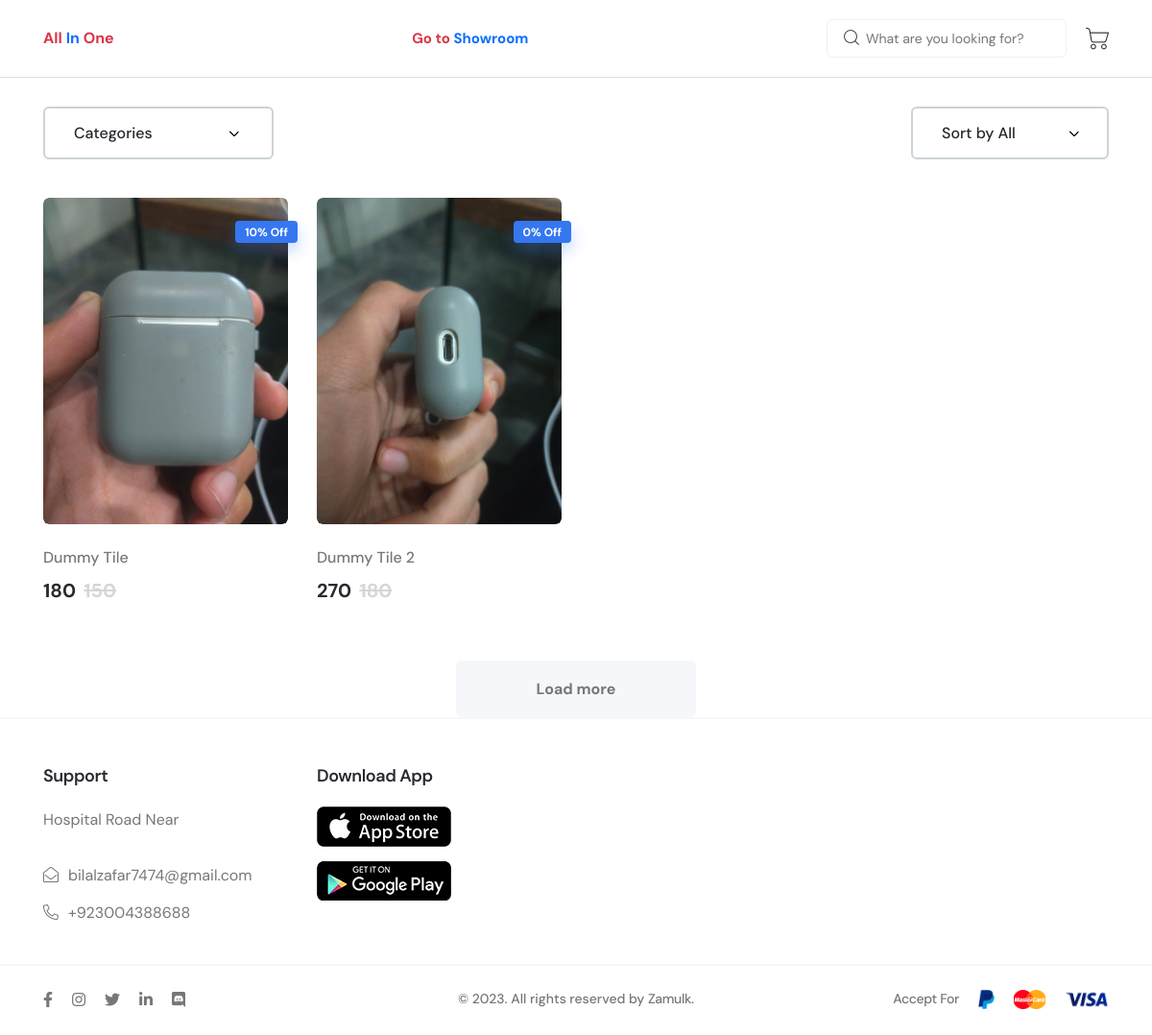
The app's page /360-and-shop/shop/Tiles/a5b23f0b-b02a-4310-b3d3-f54f9108c48c (signed in) with its own data.
### core/models.py (models this page shows, shortened)
class Product(models.Model):
    id = models.UUIDField(primary_key=True,default=uuid.uuid4 , unique=True)
    showroom = models.ForeignKey(Showrooms, on_delete=models.CASCADE)
    title = models.CharField( max_length=50)
    image = models.ImageField(upload_to="products" )
    company_name = models.ForeignKey(Company_name, on_delete=models.CASCADE)
    category = models.ForeignKey(Categories, on_delete=models.CASCADE)
    product_number = models.CharField( max_length=50)
    imported_or_local = models.CharField( max_length=50,choices=IMPORTED_OR_LOCAL ,)
    old_price = models.IntegerField()
    new_price = models.IntegerField()
    discount_price = models.CharField( max_length=50 , blank=True, null=True,default="0% Off")
    description =  models.TextField()
    created_at = models.DateField( auto_now_add=True)

class showroom_settings(models.Model):
    showroom = models.ForeignKey(Showrooms, on_delete=models.CASCADE)
    address = models.CharField(max_length=250, blank=True , null = True)
    email = models.CharField( max_length=50, blank=True , null = True)
    phone = models.CharField( max_length=50 , blank=True , null = True)
    android_app_link = models.CharField( max_length=250 , default = "#")
    ios_app_link = models.CharField( max_length=250 , default = "#")
    facebook = models.CharField( max_length=50 , default = "#")
    instagram = models.CharField( max_length=50 , default = "#")
    twitter = models.CharField( max_length=50 , default = "#")

### core/views.py (the view)
# urls.py: path('360-and-shop/shop/<pk>/<id>', views.shop, name="shop"),
@cache_control(no_cache=True, must_revalidate=True , no_store=True)
@login_required(login_url='home')
def shop(request,pk,id):
        showroom = Showrooms.objects.get(id=id)
        settings = showroom_settings.objects.filter(showroom=showroom)
        categories = Categories.objects.filter(showroom_type = showroom.showroom_type)
        product = Product.objects.filter(showroom=showroom)
        context = {
            'categories':categories,
            'product':product,
            'showroom':showroom,
            'settings':settings,
        }
        return render(request,"shop/products.html",context)

### templates/shop/products.html (shortened to what this page needs)
{% extends 'shop/base.html' %}
{% load static %}
{% block content %}
<main class="main-wrapper">
    <div class="axil-shop-area axil-section-gap bg-color-white">
        <div class="container">
            <div class="row">
                <div class="col-lg-12">
                    <div class="axil-shop-top">
                        <div class="row">
                            <div class="col-lg-9">
                                <div class="category-select">
                                    <select class="single-select">
                                        <option>Categories</option>
                                    </select>
                                </div>
                            </div>
                            <div class="col-lg-3">
                                <div class="category-select mt_md--10 mt_sm--10 justify-content-lg-end">
                                    <select class="single-select">
                                        <option selected>Sort by All</option>
                                    </select>
                                </div>
                            </div>
                        </div>
                    </div>
                </div>
            </div>
            <div class="row row--15">
                {% for i in product %}
                <div class="col-xl-3 col-lg-4 col-sm-6">
                    <div class="axil-product product-style-one has-color-pick mt--40">
                        <div class="thumbnail">
                            <a style="cursor: pointer" data-bs-toggle="modal"
                                data-bs-target="#quick-view-modal-{{forloop.counter}}">
                                <img src="{{i.image.url}}" alt="Product Images" />
                            </a>
                            <div class="label-block label-right">
                                <div class="product-badget">{{i.discount_price}}</div>
                            </div>
                        </div>
                        <div class="product-content">
                            <div class="inner">
                                <h5 class="title">{{i.title}}</h5>
                                <div class="product-price-variant">
                                    <span class="price current-price">{{i.new_price}}</span>
                                    <span class="price old-price">{{i.old_price}}</span>
                                </div>
                            </div>
                        </div>
                    </div>
                </div>
                {% endfor %}
            </div>
            <div class="text-center pt--30">
                <a href="#" class="axil-btn btn-bg-lighter btn-load-more">Load more</a>
            </div>
        </div>
    </div>
</main>
{% endblock content %}

### templates/shop/base.html (shortened to what this page needs)
{% load static %}
<!DOCTYPE html>
<html class="no-js" lang="en">
<head>
    <link rel="stylesheet" href="{% static 'shop/assets/css/vendor/bootstrap.min.css' %}" />
    <link rel="stylesheet" href="{% static 'shop/assets/css/vendor/font-awesome.css' %}" />
    <link rel="stylesheet" href="{% static 'shop/assets/css/vendor/flaticon/flaticon.css' %}" />
    <link rel="stylesheet" href="{% static 'shop/assets/css/vendor/slick.css' %}" />
    <link rel="stylesheet" href="{% static 'shop/assets/css/vendor/slick-theme.css' %}" />
    <link rel="stylesheet" href="{% static 'shop/assets/css/vendor/jquery-ui.min.css' %}" />
    <link rel="stylesheet" href="{% static 'shop/assets/css/vendor/sal.css' %}" />
    <link rel="stylesheet" href="{% static 'shop/assets/css/vendor/magnific-popup.css' %}" />
    <link rel="stylesheet" href="{% static 'shop/assets/css/vendor/base.css' %}" />
    <link rel="stylesheet" href="{% static 'shop/assets/css/style.min.css' %}" />
</head>
<body class="sticky-header">
    <header class="header axil-header header-style-5">
        <div class="axil-mainmenu">
            <div class="container">
                <div class="header-navbar">
                    <div class="header-brand">
                        <a href="{% url 'home' %}" class="logo logo-dark"><span class="fw-bold text-danger">All <span class="text-primary">In</span> One</span></a>
                    </div>
                    <div class="header-main-nav">
                        <nav class="mainmenu-nav">
                            <ul class="mainmenu">
                                <li>
                                    <a href="{% url 'shop' showroom.showroom_type showroom.id %}" >
                                        <span class=" text-danger">Go to<span class="text-primary"> Showroom</span></span>
                                    </a>
                                </li>
                            </ul>
                        </nav>
                    </div>
                    <div class="header-action">
                        <ul class="action-list">
                            <li class="axil-search d-xl-block d-none">
                                <input type="search" class="placeholder product-search-input" name="search2"
                                    id="search2" value="" maxlength="128" placeholder="What are you looking for?"
                                    autocomplete="off" />
                                <button type="submit" class="icon wooc-btn-search">
                                    <i class="flaticon-magnifying-glass"></i>
                                </button>
                            </li>
                            <li class="shopping-cart">
                                <a href="{% url 'shop_cart' showroom.id %}" class="cart-dropdown-btn">
                                    <i class="flaticon-shopping-cart"></i>
                                </a>
                            </li>
                        </ul>
                    </div>
                </div>
            </div>
        </div>
    </header>
    <hr />
   {% block content %}
   {% endblock content %}
    {% for i in settings %}
    <footer class="axil-footer-area footer-style-2">
        <div class="footer-top separator-top">
            <div class="container">
                <div class="row">
                    <div class="col-lg-3 col-sm-6">
                        <div class="axil-footer-widget">
                            <h5 class="widget-title">Support</h5>
                            <div class="inner">
                                <p>
                                    {{ i.address }}
                                </p>
                                <ul class="support-list-item">
                                    <li>
                                        <a href="mailto:{{i.email}}"><i class="fal fa-envelope-open"></i>
                                            {{i.email}}</a>
                                    </li>
                                    <li>
                                        <a href="tel:{{i.phone}}"><i class="fal fa-phone-alt"></i>
                                            {{i.phone}}</a>
                                    </li>
                                </ul>
                            </div>
                        </div>
                    </div>
                    <div class="col-lg-3 col-sm-6">
                        <div class="axil-footer-widget">
                            <h5 class="widget-title">Download App</h5>
                            <div class="inner">
                                <div class="download-btn-group">
                                    <div class="app-link">
                                        <a href="{{i.android_app_link}}">
                                            <img src="{% static 'shop/assets/images/others/app-store.png' %}"
                                                alt="App Store" />
                                        </a>
                                        <a href="{{i.ios_app_link}}">
                                            <img src="{% static 'shop/assets/images/others/play-store.png' %}"
                                                alt="Play Store" />
                                        </a>
                                    </div>
                                </div>
                            </div>
                        </div>
                    </div>
                </div>
            </div>
        </div>
        <div class="copyright-area copyright-default separator-top">
            <div class="container">
                <div class="row align-items-center">
                    <div class="col-xl-4">
                        <div class="social-share">
                            <a href="{{i.facebook}}"><i class="fab fa-facebook-f"></i></a>
                            <a href="{{i.instagram}}"><i class="fab fa-instagram"></i></a>
                            <a href="{{i.twitter}}"><i class="fab fa-twitter"></i></a>
                            <a href="#"><i class="fab fa-linkedin-in"></i></a>
                            <a href="#"><i class="fab fa-discord"></i></a>
                        </div>
                    </div>
                    <div class="col-xl-4 col-lg-12">
                        <div class="copyright-left d-flex flex-wrap justify-content-center">
                            <ul class="quick-link">
                                <li>
                                    © 2023. All rights reserved by
                                    <a target="_blank" href="https://zamulk.com/">Zamulk</a>.
                                </li>
                            </ul>
                        </div>
                    </div>
                    <div class="col-xl-4 col-lg-12">
                        <div
                            class="copyright-right d-flex flex-wrap justify-content-xl-end justify-content-center align-items-center">
                            <span class="card-text">Accept For</span>
                            <ul class="payment-icons-bottom quick-link">
                                <li>
                                    <img src="{% static 'shop/assets/images/icons/cart/cart-1.png' %}"
                                        alt="paypal cart" />
                                </li>
                                <li>
                                    <img src="{% static 'shop/assets/images/icons/cart/cart-2.png' %}"
                                        alt="paypal cart" />
                                </li>
                                <li>
                                    <img src="{% static 'shop/assets/images/icons/cart/cart-5.png' %}"
                                        alt="paypal cart" />
                                </li>
                            </ul>
                        </div>
                    </div>
                </div>
            </div>
        </div>
    </footer>
    {% endfor %}
{% include "../messages.html" %}
</body>
</html>

### records on screen
Product: image (picture), discount_price "10% Off", title "Dummy Tile", new_price "180", old_price "150"
Product: image (picture), discount_price "0% Off", title "Dummy Tile 2", new_price "270", old_price "180"
showroom_settings: address "Hospital Road Near", email "bilalzafar7474@gmail.com", phone "+923004388688"
